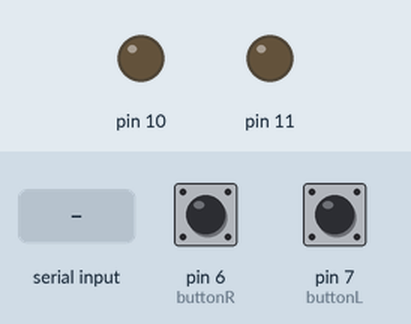
Bench run of a sketch on a simulated Arduino Uno, built with avr-gcc and run on an emulated ATmega328P. Parts: output pins drawn as LEDs (lit = HIGH). The test bench sets the inputs (shaded band); at power-on: pin 6 (buttonR) HIGH, pin 7 (buttonL) HIGH. What the sketch prints to the serial monitor is not drawn.

Above: at 1.5 s.
1.6 s: "1" received over Serial
At 2.6 s:
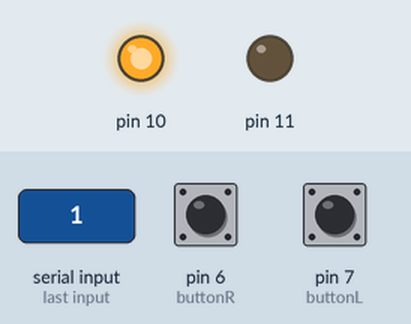
3.5 s: "2" received over Serial
At 3.8 s:
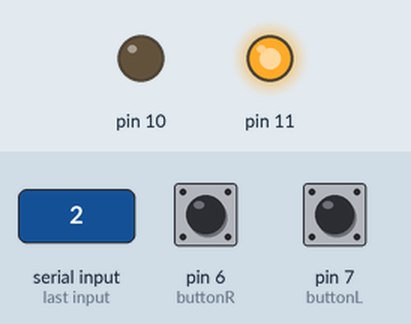
9.1 s: "0" received over Serial
At 10.8 s:
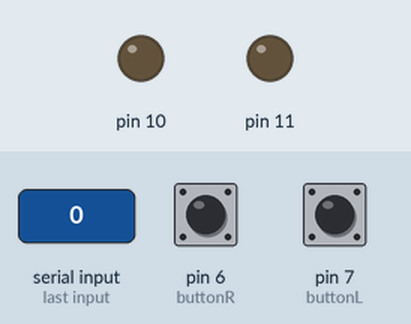
Timing chart, 0 to 12.0 s (numbered marks = the images above; inputs shaded):
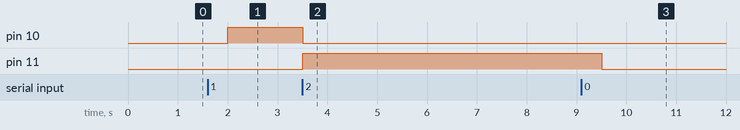

Measured:
- after the input at 1.6 s, pin 10: LOW → HIGH after 0.40 s
- after the input at 3.5 s, pin 10: HIGH → LOW at once; pin 11: LOW → HIGH at once
- after the input at 9.1 s, pin 11: HIGH → LOW after 0.40 s

The sketch:

sketch_apr24a.ino
```cpp
char BYTE;
int buttonR=6;
int buttonL=7;
void setup() {
  pinMode(10,OUTPUT);
  pinMode(11,OUTPUT);
  Serial.begin(9600);
  digitalWrite(10,LOW);
  digitalWrite(11,LOW);
  pinMode(buttonR,INPUT);
  pinMode(buttonL,INPUT);

}

void loop() {
  int droite=digitalRead(buttonR);
  int gauche=digitalRead(buttonL);
  if(droite==LOW)
  {
    Serial.write(2);
    Serial.println("deplacement droite");
    delay(500);
    }
    else if(gauche==LOW)
    {
        Serial.write(2);
    Serial.println("deplacement gauche");
    delay(500);
      }

    else{
      Serial.write(0);
      Serial.println("pas de deplacement");
      delay(500);
      }
      if(Serial.available()>0)
      {
        BYTE=Serial.read();
        if(BYTE=='1')
        {
          digitalWrite(10,HIGH);
          digitalWrite(11,LOW);
          Serial.write(1);
          Serial.println("collision droite\n");
          }
          else if(BYTE=='2')
          {
            digitalWrite(11,HIGH);
            digitalWrite(10,LOW);
            Serial.write(2);
            Serial.println("collision gauche\n");
            }
            else
            {
              digitalWrite(10,LOW);
              digitalWrite(11,LOW);
              Serial.write(0);
              Serial.println("pas de collision\n");
              }
        }
}
```
